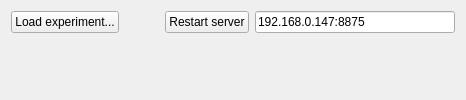
      <widget class="QWidget" name="pageStimulus_delivery">
       <layout class="QGridLayout" name="gridLayout_2" rowstretch="0,1">
        <item row="1" column="0" colspan="2">
         <widget class="QWidget" name="widget_3" native="true">
          <layout class="QGridLayout" name="gridLayout_26">
           <property name="leftMargin">
            <number>0</number>
           </property>
           <property name="topMargin">
            <number>0</number>
           </property>
           <property name="rightMargin">
            <number>0</number>
           </property>
           <property name="spacing">
            <number>0</number>
           </property>
           <item row="0" column="0">
            <layout class="QGridLayout" name="gridLayout_22"/>
           </item>
          </layout>
         </widget>
        </item>
        <item row="0" column="0" colspan="2">
         <layout class="QHBoxLayout" name="horizontalLayout_4">
          <item>
           <widget class="QPushButton" name="pushButton_12">
            <property name="text">
             <string>Load experiment...</string>
            </property>
           </widget>
          </item>
          <item>
           <spacer name="horizontalSpacer_13">
            <property name="orientation">
             <enum>Qt::Horizontal</enum>
            </property>
            <property name="sizeHint" stdset="0">
             <size>
              <width>40</width>
              <height>20</height>
             </size>
            </property>
           </spacer>
          </item>
          <item>
           <widget class="QPushButton" name="pushButton_13">
            <property name="text">
             <string>Restart server</string>
            </property>
           </widget>
          </item>
          <item>
           <widget class="QLineEdit" name="lineEdit">
            <property name="minimumSize">
             <size>
              <width>200</width>
              <height>0</height>
             </size>
            </property>
            <property name="maximumSize">
             <size>
              <width>200</width>
              <height>16777215</height>
             </size>
            </property>
            <property name="text">
             <string>192.168.0.147:8875</string>
            </property>
            <property name="readOnly">
             <bool>true</bool>
            </property>
           </widget>
          </item>
         </layout>
        </item>
       </layout>
      </widget>
